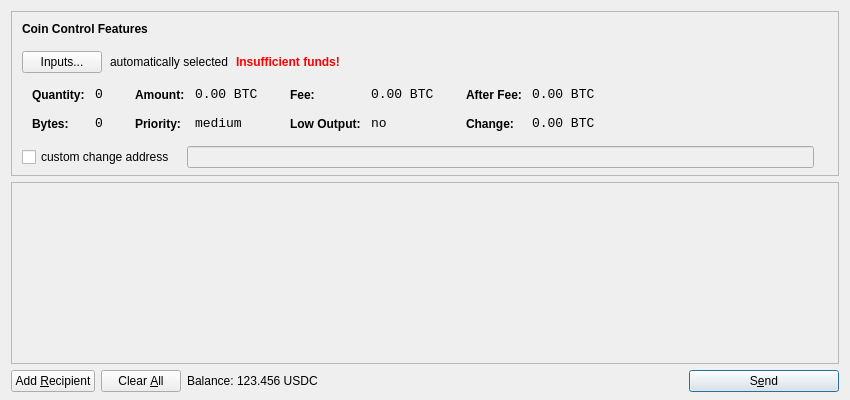
<?xml version="1.0" encoding="UTF-8"?>
<ui version="4.0">
 <class>SendCoinsDialog</class>
 <widget class="QDialog" name="SendCoinsDialog">
  <property name="geometry">
   <rect>
    <x>0</x>
    <y>0</y>
    <width>850</width>
    <height>400</height>
   </rect>
  </property>
  <property name="windowTitle">
   <string>Send Coins</string>
  </property>
  <layout class="QVBoxLayout" name="verticalLayout" stretch="0,1,0">
   <property name="bottomMargin">
    <number>8</number>
   </property>
   <item>
    <widget class="QFrame" name="frameCoinControl">
     <property name="sizePolicy">
      <sizepolicy hsizetype="Expanding" vsizetype="Expanding">
       <horstretch>0</horstretch>
       <verstretch>0</verstretch>
      </sizepolicy>
     </property>
     <property name="maximumSize">
      <size>
       <width>16777215</width>
       <height>16777215</height>
      </size>
     </property>
     <property name="frameShape">
      <enum>QFrame::StyledPanel</enum>
     </property>
     <property name="frameShadow">
      <enum>QFrame::Sunken</enum>
     </property>
     <layout class="QVBoxLayout" name="verticalLayoutCoinControl2">
      <property name="spacing">
       <number>-1</number>
      </property>
      <property name="leftMargin">
       <number>0</number>
      </property>
      <property name="topMargin">
       <number>0</number>
      </property>
      <property name="rightMargin">
       <number>0</number>
      </property>
      <property name="bottomMargin">
       <number>6</number>
      </property>
      <item>
       <layout class="QVBoxLayout" name="verticalLayoutCoinControl" stretch="0,0,0,0,1">
        <property name="spacing">
         <number>0</number>
        </property>
        <property name="leftMargin">
         <number>10</number>
        </property>
        <property name="topMargin">
         <number>10</number>
        </property>
        <item>
         <layout class="QHBoxLayout" name="horizontalLayoutCoinControl1">
          <property name="bottomMargin">
           <number>15</number>
          </property>
          <item>
           <widget class="QLabel" name="labelCoinControlFeatures">
            <property name="sizePolicy">
             <sizepolicy hsizetype="Preferred" vsizetype="Maximum">
              <horstretch>0</horstretch>
              <verstretch>0</verstretch>
             </sizepolicy>
            </property>
            <property name="font">
             <font>
              <weight>75</weight>
              <bold>true</bold>
             </font>
            </property>
            <property name="styleSheet">
             <string notr="true">font-weight:bold;</string>
            </property>
            <property name="text">
             <string>Coin Control Features</string>
            </property>
           </widget>
          </item>
         </layout>
        </item>
        <item>
         <layout class="QHBoxLayout" name="horizontalLayoutCoinControl2" stretch="0,0,0,0">
          <property name="spacing">
           <number>8</number>
          </property>
          <property name="bottomMargin">
           <number>10</number>
          </property>
          <item>
           <widget class="QPushButton" name="pushButtonCoinControl">
            <property name="styleSheet">
             <string notr="true"/>
            </property>
            <property name="text">
             <string>Inputs...</string>
            </property>
           </widget>
          </item>
          <item>
           <widget class="QLabel" name="labelCoinControlAutomaticallySelected">
            <property name="text">
             <string>automatically selected</string>
            </property>
            <property name="margin">
             <number>5</number>
            </property>
           </widget>
          </item>
          <item>
           <widget class="QLabel" name="labelCoinControlInsuffFunds">
            <property name="font">
             <font>
              <weight>75</weight>
              <bold>true</bold>
             </font>
            </property>
            <property name="styleSheet">
             <string notr="true">color:red;font-weight:bold;</string>
            </property>
            <property name="text">
             <string>Insufficient funds!</string>
            </property>
            <property name="margin">
             <number>5</number>
            </property>
           </widget>
          </item>
          <item>
           <spacer name="horizontalSpacerCoinControl">
            <property name="orientation">
             <enum>Qt::Horizontal</enum>
            </property>
            <property name="sizeHint" stdset="0">
             <size>
              <width>40</width>
              <height>1</height>
             </size>
            </property>
           </spacer>
          </item>
         </layout>
        </item>
        <item>
         <widget class="QWidget" name="widgetCoinControl" native="true">
          <property name="sizePolicy">
           <sizepolicy hsizetype="Preferred" vsizetype="Preferred">
            <horstretch>0</horstretch>
            <verstretch>0</verstretch>
           </sizepolicy>
          </property>
          <property name="minimumSize">
           <size>
            <width>0</width>
            <height>0</height>
           </size>
          </property>
          <property name="styleSheet">
           <string notr="true"/>
          </property>
          <layout class="QHBoxLayout" name="horizontalLayoutCoinControl5">
           <property name="margin">
            <number>0</number>
           </property>
           <item>
            <layout class="QHBoxLayout" name="horizontalLayoutCoinControl3" stretch="0,0,0,1">
             <property name="spacing">
              <number>20</number>
             </property>
             <property name="topMargin">
              <number>0</number>
             </property>
             <property name="bottomMargin">
              <number>10</number>
             </property>
             <item>
              <layout class="QFormLayout" name="formLayoutCoinControl1">
               <property name="horizontalSpacing">
                <number>10</number>
               </property>
               <property name="verticalSpacing">
                <number>14</number>
               </property>
               <property name="leftMargin">
                <number>10</number>
               </property>
               <property name="topMargin">
                <number>4</number>
               </property>
               <property name="rightMargin">
                <number>6</number>
               </property>
               <item row="0" column="0">
                <widget class="QLabel" name="labelCoinControlQuantityText">
                 <property name="styleSheet">
                  <string notr="true">font-weight:bold;</string>
                 </property>
                 <property name="text">
                  <string>Quantity:</string>
                 </property>
                 <property name="margin">
                  <number>0</number>
                 </property>
                </widget>
               </item>
               <item row="0" column="1">
                <widget class="QLabel" name="labelCoinControlQuantity">
                 <property name="font">
                  <font>
                   <family>Monospace</family>
                   <pointsize>10</pointsize>
                  </font>
                 </property>
                 <property name="cursor">
                  <cursorShape>IBeamCursor</cursorShape>
                 </property>
                 <property name="contextMenuPolicy">
                  <enum>Qt::ActionsContextMenu</enum>
                 </property>
                 <property name="text">
                  <string notr="true">0</string>
                 </property>
                 <property name="margin">
                  <number>0</number>
                 </property>
                 <property name="textInteractionFlags">
                  <set>Qt::LinksAccessibleByMouse|Qt::TextSelectableByKeyboard|Qt::TextSelectableByMouse</set>
                 </property>
                </widget>
               </item>
               <item row="1" column="0">
                <widget class="QLabel" name="labelCoinControlBytesText">
                 <property name="styleSheet">
                  <string notr="true">font-weight:bold;</string>
                 </property>
                 <property name="text">
                  <string>Bytes:</string>
                 </property>
                </widget>
               </item>
               <item row="1" column="1">
                <widget class="QLabel" name="labelCoinControlBytes">
                 <property name="font">
                  <font>
                   <family>Monospace</family>
                   <pointsize>10</pointsize>
                  </font>
                 </property>
                 <property name="cursor">
                  <cursorShape>IBeamCursor</cursorShape>
                 </property>
                 <property name="contextMenuPolicy">
                  <enum>Qt::ActionsContextMenu</enum>
                 </property>
                 <property name="text">
                  <string notr="true">0</string>
                 </property>
                 <property name="textInteractionFlags">
                  <set>Qt::LinksAccessibleByMouse|Qt::TextSelectableByKeyboard|Qt::TextSelectableByMouse</set>
                 </property>
                </widget>
               </item>
              </layout>
             </item>
             <item>
              <layout class="QFormLayout" name="formLayoutCoinControl2">
               <property name="horizontalSpacing">
                <number>10</number>
               </property>
               <property name="verticalSpacing">
                <number>14</number>
               </property>
               <property name="leftMargin">
                <number>6</number>
               </property>
               <property name="topMargin">
                <number>4</number>
               </property>
               <property name="rightMargin">
                <number>6</number>
               </property>
               <item row="0" column="0">
                <widget class="QLabel" name="labelCoinControlAmountText">
                 <property name="styleSheet">
                  <string notr="true">font-weight:bold;</string>
                 </property>
                 <property name="text">
                  <string>Amount:</string>
                 </property>
                 <property name="margin">
                  <number>0</number>
                 </property>
                </widget>
               </item>
               <item row="0" column="1">
                <widget class="QLabel" name="labelCoinControlAmount">
                 <property name="font">
                  <font>
                   <family>Monospace</family>
                   <pointsize>10</pointsize>
                  </font>
                 </property>
                 <property name="cursor">
                  <cursorShape>IBeamCursor</cursorShape>
                 </property>
                 <property name="contextMenuPolicy">
                  <enum>Qt::ActionsContextMenu</enum>
                 </property>
                 <property name="text">
                  <string notr="true">0.00 BTC</string>
                 </property>
                 <property name="textInteractionFlags">
                  <set>Qt::LinksAccessibleByMouse|Qt::TextSelectableByKeyboard|Qt::TextSelectableByMouse</set>
                 </property>
                </widget>
               </item>
               <item row="1" column="0">
                <widget class="QLabel" name="labelCoinControlPriorityText">
                 <property name="styleSheet">
                  <string notr="true">font-weight:bold;</string>
                 </property>
                 <property name="text">
                  <string>Priority:</string>
                 </property>
                </widget>
               </item>
               <item row="1" column="1">
                <widget class="QLabel" name="labelCoinControlPriority">
                 <property name="font">
                  <font>
                   <family>Monospace</family>
                   <pointsize>10</pointsize>
                  </font>
                 </property>
                 <property name="cursor">
                  <cursorShape>IBeamCursor</cursorShape>
                 </property>
                 <property name="contextMenuPolicy">
                  <enum>Qt::ActionsContextMenu</enum>
                 </property>
                 <property name="text">
                  <string>medium</string>
                 </property>
                 <property name="textInteractionFlags">
                  <set>Qt::LinksAccessibleByMouse|Qt::TextSelectableByKeyboard|Qt::TextSelectableByMouse</set>
                 </property>
                </widget>
               </item>
              </layout>
             </item>
             <item>
              <layout class="QFormLayout" name="formLayoutCoinControl3">
               <property name="horizontalSpacing">
                <number>10</number>
               </property>
               <property name="verticalSpacing">
                <number>14</number>
               </property>
               <property name="leftMargin">
                <number>6</number>
               </property>
               <property name="topMargin">
                <number>4</number>
               </property>
               <property name="rightMargin">
                <number>6</number>
               </property>
               <item row="0" column="0">
                <widget class="QLabel" name="labelCoinControlFeeText">
                 <property name="styleSheet">
                  <string notr="true">font-weight:bold;</string>
                 </property>
                 <property name="text">
                  <string>Fee:</string>
                 </property>
                 <property name="margin">
                  <number>0</number>
                 </property>
                </widget>
               </item>
               <item row="0" column="1">
                <widget class="QLabel" name="labelCoinControlFee">
                 <property name="font">
                  <font>
                   <family>Monospace</family>
                   <pointsize>10</pointsize>
                  </font>
                 </property>
                 <property name="cursor">
                  <cursorShape>IBeamCursor</cursorShape>
                 </property>
                 <property name="contextMenuPolicy">
                  <enum>Qt::ActionsContextMenu</enum>
                 </property>
                 <property name="text">
                  <string notr="true">0.00 BTC</string>
                 </property>
                 <property name="textInteractionFlags">
                  <set>Qt::LinksAccessibleByMouse|Qt::TextSelectableByKeyboard|Qt::TextSelectableByMouse</set>
                 </property>
                </widget>
               </item>
               <item row="1" column="0">
                <widget class="QLabel" name="labelCoinControlLowOutputText">
                 <property name="styleSheet">
                  <string notr="true">font-weight:bold;</string>
                 </property>
                 <property name="text">
                  <string>Low Output:</string>
                 </property>
                </widget>
               </item>
               <item row="1" column="1">
                <widget class="QLabel" name="labelCoinControlLowOutput">
                 <property name="font">
                  <font>
                   <family>Monospace</family>
                   <pointsize>10</pointsize>
                  </font>
                 </property>
                 <property name="cursor">
                  <cursorShape>IBeamCursor</cursorShape>
                 </property>
                 <property name="contextMenuPolicy">
                  <enum>Qt::ActionsContextMenu</enum>
                 </property>
                 <property name="text">
                  <string>no</string>
                 </property>
                 <property name="textInteractionFlags">
                  <set>Qt::LinksAccessibleByMouse|Qt::TextSelectableByKeyboard|Qt::TextSelectableByMouse</set>
                 </property>
                </widget>
               </item>
              </layout>
             </item>
             <item>
              <layout class="QFormLayout" name="formLayoutCoinControl4">
               <property name="horizontalSpacing">
                <number>10</number>
               </property>
               <property name="verticalSpacing">
                <number>14</number>
               </property>
               <property name="leftMargin">
                <number>6</number>
               </property>
               <property name="topMargin">
                <number>4</number>
               </property>
               <property name="rightMargin">
                <number>6</number>
               </property>
               <item row="0" column="0">
                <widget class="QLabel" name="labelCoinControlAfterFeeText">
                 <property name="styleSheet">
                  <string notr="true">font-weight:bold;</string>
                 </property>
                 <property name="text">
                  <string>After Fee:</string>
                 </property>
                 <property name="margin">
                  <number>0</number>
                 </property>
                </widget>
               </item>
               <item row="0" column="1">
                <widget class="QLabel" name="labelCoinControlAfterFee">
                 <property name="font">
                  <font>
                   <family>Monospace</family>
                   <pointsize>10</pointsize>
                  </font>
                 </property>
                 <property name="cursor">
                  <cursorShape>IBeamCursor</cursorShape>
                 </property>
                 <property name="contextMenuPolicy">
                  <enum>Qt::ActionsContextMenu</enum>
                 </property>
                 <property name="text">
                  <string notr="true">0.00 BTC</string>
                 </property>
                 <property name="textInteractionFlags">
                  <set>Qt::LinksAccessibleByMouse|Qt::TextSelectableByKeyboard|Qt::TextSelectableByMouse</set>
                 </property>
                </widget>
               </item>
               <item row="1" column="0">
                <widget class="QLabel" name="labelCoinControlChangeText">
                 <property name="styleSheet">
                  <string notr="true">font-weight:bold;</string>
                 </property>
                 <property name="text">
                  <string>Change:</string>
                 </property>
                </widget>
               </item>
               <item row="1" column="1">
                <widget class="QLabel" name="labelCoinControlChange">
                 <property name="font">
                  <font>
                   <family>Monospace</family>
                   <pointsize>10</pointsize>
                  </font>
                 </property>
                 <property name="cursor">
                  <cursorShape>IBeamCursor</cursorShape>
                 </property>
                 <property name="contextMenuPolicy">
                  <enum>Qt::ActionsContextMenu</enum>
                 </property>
                 <property name="text">
                  <string notr="true">0.00 BTC</string>
                 </property>
                 <property name="textInteractionFlags">
                  <set>Qt::LinksAccessibleByMouse|Qt::TextSelectableByKeyboard|Qt::TextSelectableByMouse</set>
                 </property>
                </widget>
               </item>
              </layout>
             </item>
            </layout>
           </item>
          </layout>
         </widget>
        </item>
        <item>
         <layout class="QHBoxLayout" name="horizontalLayoutCoinControl4" stretch="0,0,0">
          <property name="spacing">
           <number>12</number>
          </property>
          <property name="sizeConstraint">
           <enum>QLayout::SetDefaultConstraint</enum>
          </property>
          <property name="topMargin">
           <number>5</number>
          </property>
          <property name="rightMargin">
           <number>5</number>
          </property>
          <item>
           <widget class="QCheckBox" name="checkBoxCoinControlChange">
            <property name="text">
             <string>custom change address</string>
            </property>
           </widget>
          </item>
          <item>
           <widget class="QLineEdit" name="lineEditCoinControlChange">
            <property name="enabled">
             <bool>false</bool>
            </property>
            <property name="sizePolicy">
             <sizepolicy hsizetype="Expanding" vsizetype="Fixed">
              <horstretch>0</horstretch>
              <verstretch>0</verstretch>
             </sizepolicy>
            </property>
           </widget>
          </item>
          <item>
           <widget class="QLabel" name="labelCoinControlChangeLabel">
            <property name="sizePolicy">
             <sizepolicy hsizetype="Preferred" vsizetype="Expanding">
              <horstretch>0</horstretch>
              <verstretch>0</verstretch>
             </sizepolicy>
            </property>
            <property name="minimumSize">
             <size>
              <width>0</width>
              <height>0</height>
             </size>
            </property>
            <property name="text">
             <string/>
            </property>
            <property name="margin">
             <number>3</number>
            </property>
           </widget>
          </item>
         </layout>
        </item>
        <item>
         <spacer name="verticalSpacerCoinControl">
          <property name="orientation">
           <enum>Qt::Vertical</enum>
          </property>
          <property name="sizeHint" stdset="0">
           <size>
            <width>800</width>
            <height>1</height>
           </size>
          </property>
         </spacer>
        </item>
       </layout>
      </item>
     </layout>
    </widget>
   </item>
   <item>
    <widget class="QScrollArea" name="scrollArea">
     <property name="widgetResizable">
      <bool>true</bool>
     </property>
     <widget class="QWidget" name="scrollAreaWidgetContents">
      <property name="geometry">
       <rect>
        <x>0</x>
        <y>0</y>
        <width>830</width>
        <height>165</height>
       </rect>
      </property>
      <layout class="QVBoxLayout" name="verticalLayout_2">
       <property name="margin">
        <number>0</number>
       </property>
       <item>
        <layout class="QVBoxLayout" name="entries">
         <property name="spacing">
          <number>6</number>
         </property>
        </layout>
       </item>
       <item>
        <spacer name="verticalSpacer">
         <property name="orientation">
          <enum>Qt::Vertical</enum>
         </property>
         <property name="sizeHint" stdset="0">
          <size>
           <width>20</width>
           <height>40</height>
          </size>
         </property>
        </spacer>
       </item>
      </layout>
     </widget>
    </widget>
   </item>
   <item>
    <layout class="QHBoxLayout" name="horizontalLayout">
     <item>
      <widget class="QPushButton" name="addButton">
       <property name="toolTip">
        <string>Send to multiple recipients at once</string>
       </property>
       <property name="text">
        <string>Add &amp;Recipient</string>
       </property>
       <property name="icon">
        <iconset resource="../bitcoin.qrc">
         <normaloff>:/icons/add</normaloff>:/icons/add</iconset>
       </property>
       <property name="autoDefault">
        <bool>false</bool>
       </property>
      </widget>
     </item>
     <item>
      <widget class="QPushButton" name="clearButton">
       <property name="sizePolicy">
        <sizepolicy hsizetype="Minimum" vsizetype="Fixed">
         <horstretch>0</horstretch>
         <verstretch>0</verstretch>
        </sizepolicy>
       </property>
       <property name="toolTip">
        <string>Remove all transaction fields</string>
       </property>
       <property name="text">
        <string>Clear &amp;All</string>
       </property>
       <property name="icon">
        <iconset resource="../bitcoin.qrc">
         <normaloff>:/icons/remove</normaloff>:/icons/remove</iconset>
       </property>
       <property name="autoRepeatDelay">
        <number>300</number>
       </property>
       <property name="autoDefault">
        <bool>false</bool>
       </property>
      </widget>
     </item>
     <item>
      <layout class="QHBoxLayout" name="horizontalLayout_2">
       <property name="spacing">
        <number>3</number>
       </property>
       <item>
        <widget class="QLabel" name="label">
         <property name="text">
          <string>Balance:</string>
         </property>
        </widget>
       </item>
       <item>
        <widget class="QLabel" name="labelBalance">
         <property name="cursor">
          <cursorShape>IBeamCursor</cursorShape>
         </property>
         <property name="text">
          <string>123.456 USDC</string>
         </property>
         <property name="textInteractionFlags">
          <set>Qt::LinksAccessibleByMouse|Qt::TextSelectableByKeyboard|Qt::TextSelectableByMouse</set>
         </property>
        </widget>
       </item>
      </layout>
     </item>
     <item>
      <spacer name="horizontalSpacer">
       <property name="orientation">
        <enum>Qt::Horizontal</enum>
       </property>
       <property name="sizeHint" stdset="0">
        <size>
         <width>40</width>
         <height>20</height>
        </size>
       </property>
      </spacer>
     </item>
     <item>
      <widget class="QPushButton" name="sendButton">
       <property name="minimumSize">
        <size>
         <width>150</width>
         <height>0</height>
        </size>
       </property>
       <property name="toolTip">
        <string>Confirm the send action</string>
       </property>
       <property name="text">
        <string>S&amp;end</string>
       </property>
       <property name="icon">
        <iconset resource="../bitcoin.qrc">
         <normaloff>:/icons/send</normaloff>:/icons/send</iconset>
       </property>
       <property name="default">
        <bool>true</bool>
       </property>
      </widget>
     </item>
    </layout>
   </item>
  </layout>
 </widget>
 <resources>
  <include location="../bitcoin.qrc"/>
 </resources>
 <connections/>
</ui>
